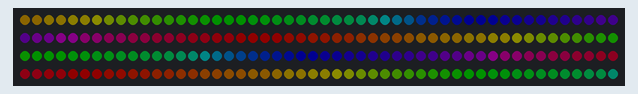
The sketch below on a simulated Arduino Uno, built with avr-gcc and run on an emulated ATmega328P. Shown: 200 RGB LEDs in strip order, left to right, continuing on the next row. Dim RGB values are drawn brighter than linear.

Above: at 0.46 s.
At 5.65 s:
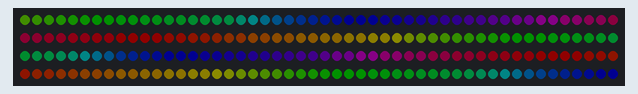
At 10.84 s:
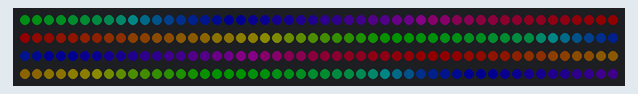
At 20.3 s:
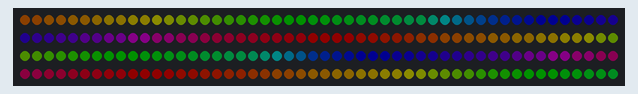
At 30.07 s:
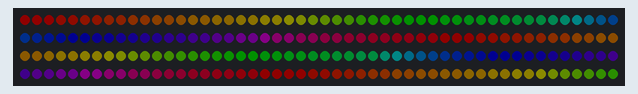
At 39.84 s:
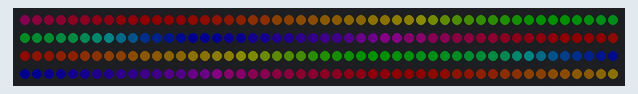

The sketch:

unicorn_puke.ino
```cpp
#include "FastLED.h"

// the standard preamble

const unsigned int MAX_LEDS=200;
const unsigned int DATA_PIN=13;
const unsigned int CLOCK_PIN=14;
alignas(32) CRGB leds[MAX_LEDS];

uint8_t hue = 0, brightness = 16;

void setup() {
  FastLED.addLeds<APA102, DATA_PIN, CLOCK_PIN, BGR>(leds, MAX_LEDS)
    .setCorrection(TypicalLEDStrip);
  FastLED.setBrightness(brightness);
}

// use whatever blinkiness you like here.  this is from one of the
// FastLED demo loops....  good for DMV, and for testing that the
// wirign works.

void loop() {
  EVERY_N_MILLISECONDS(1) {
    hue += 1;
    fill_rainbow(leds, MAX_LEDS, hue, 3);
  }
  FastLED.show();
}
```
